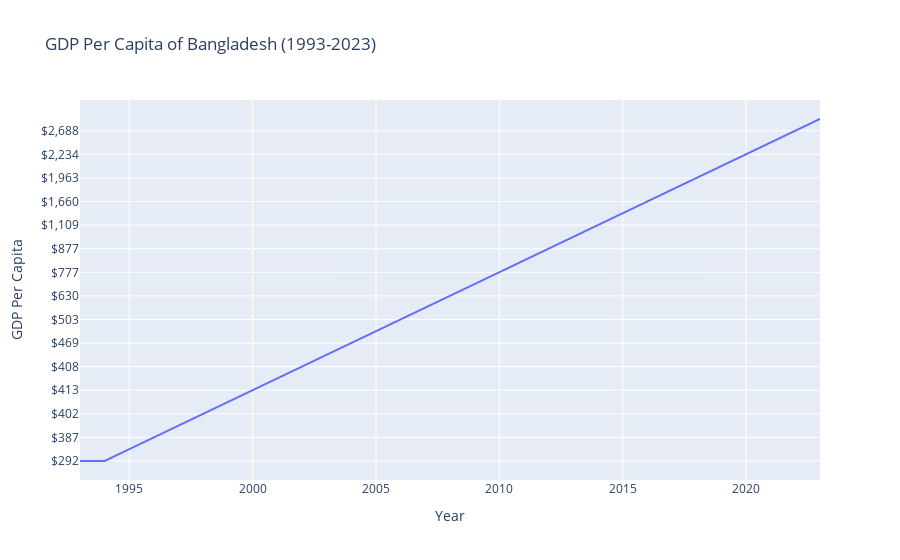

Write notebook code for a chart like this one.
### Code cell
px.line(df[13:], x="Year", y="GDP Per Capita", title="GDP Per Capita of Bangladesh (1993-2023)")

### Figure 1 — Plotly figure (JSON) as saved in the notebook; plotly's stock layout.template omitted (floating-point values rounded to 4 significant figures)
{"data": [{"hovertemplate": "Year=%{x}<br>GDP Per Capita=%{y}<extra></extra>", "legendgroup": "", "line": {"color": "#636efa", "dash": "solid"}, "marker": {"symbol": "circle"}, "mode": "lines", "name": "", "orientation": "h", "showlegend": false, "type": "scatter", "x": [1993.0, 1994.0, 1995.0, 1996.0, 1997.0, 1998.0, 1999.0, 2000.0, 2001.0, 2002.0, 2003.0, 2004.0, 2005.0, 2006.0, 2007.0, 2008.0, 2009.0, 2010.0, 2011.0, 2012.0, 2013.0, 2014.0, 2015.0, 2016.0, 2017.0, 2018.0, 2019.0, 2020.0, 2021.0, 2022.0, 2023.0], "xaxis": "x", "y": ["$292", "$292", "$322", "$387", "$395", "$402", "$404", "$413", "$410", "$408", "$441", "$469", "$493", "$503", "$552", "$630", "$699", "$777", "$856", "$877", "$974", "$1,109", "$1,236", "$1,660", "$1,815", "$1,963", "$2,122", "$2,234", "$2,458", "$2,688", "$2,529"], "yaxis": "y"}], "layout": {"legend": {"tracegroupgap": 0}, "title": {"text": "GDP Per Capita of Bangladesh (1993-2023)"}, "xaxis": {"anchor": "y", "domain": [0, 1], "title": {"text": "Year"}}, "yaxis": {"anchor": "x", "domain": [0, 1], "title": {"text": "GDP Per Capita"}}}}
